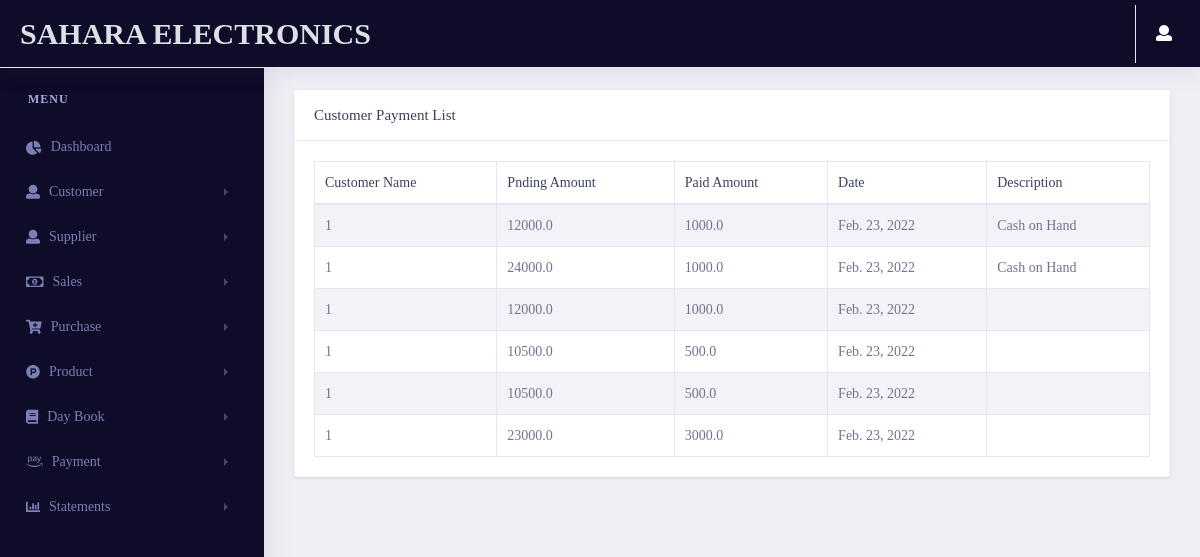
The page /dashboard/customer_payment_list/ (signed in) on the database as committed earlier.
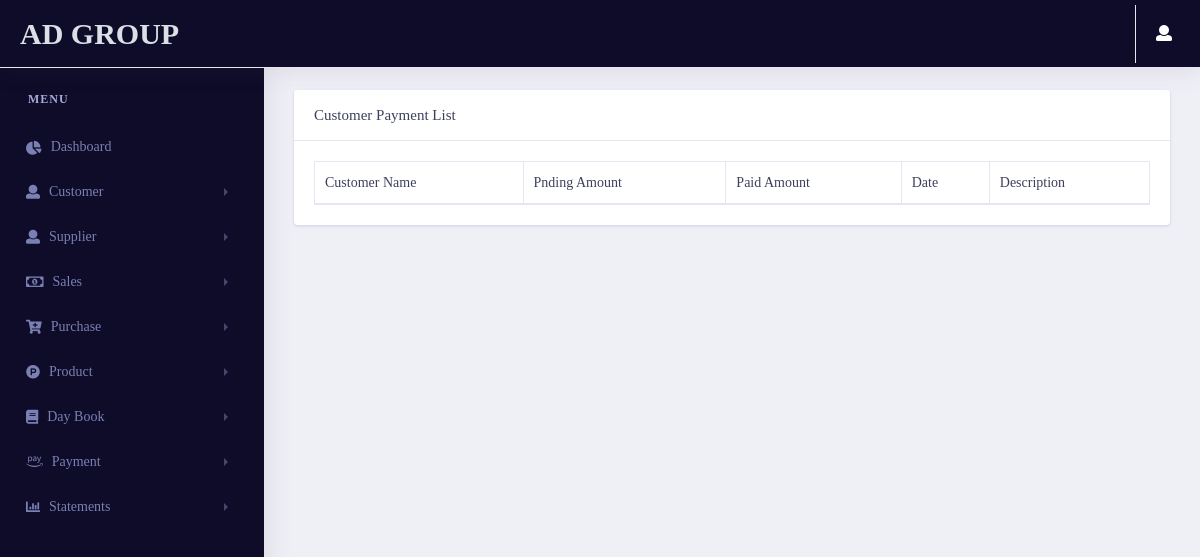
The same page on the database as committed later.
### pages/models.py (models this page shows, shortened)
class Profile(models.Model):
    user = models.OneToOneField(User,on_delete=models.CASCADE , related_name="profile")
    phone_no = models.CharField(max_length=20)
    company_name = models.CharField(max_length=50)
    Address = models.CharField(max_length=500)
    city = models.CharField(max_length=50)
    state = models.CharField(max_length=50)
    pincode = models.CharField(max_length=50)
    GSTNO = models.CharField(max_length=50)
    Bank_name = models.CharField(max_length=50)
    Bank_AC = models.CharField(max_length=50)
    IFSC_Code = models.CharField(max_length=50)
    Branch_name = models.CharField(max_length=50)
    id = models.UUIDField(default=uuid.uuid4 , unique=True , primary_key=True , editable=False)
    class Meta:
        indexes = [models.Index(fields=['user' , 'id'])]

### dashboard/models.py (models this page shows, shortened)
class customerpay_estimate(models.Model):
    customer_name = models.ForeignKey(Customer_estimate , on_delete=models.CASCADE)
    pending_amount = models.FloatField()
    paid_amount = models.FloatField()
    round_off = models.FloatField()
    date = models.DateField(auto_now_add=True)
    Description = models.CharField(max_length=100,blank=True,null=True,default="Cash on Hand")
    id = models.UUIDField(default=uuid.uuid4 , unique=True , primary_key=True , editable=False)
    class Meta:
        indexes = [models.Index(fields=['customer_name' , 'id'])]

class Customer_estimate(models.Model):
    customerid = models.IntegerField()
    fullname = models.CharField(max_length=50)
    contactno = models.CharField(max_length=50)
    city = models.CharField(max_length=50)
    state = models.CharField(max_length=50)
    landmark = models.CharField(max_length=50)
    id = models.UUIDField(default=uuid.uuid4 , unique=True , primary_key=True , editable=False)
    def __str__(self):
        return self.fullname
    class Meta:
        indexes = [models.Index(fields = ['customerid' , 'id' , 'fullname'])]

### dashboard/views.py (the view)
# urls.py: path('customer_payment_list/',views.customer_payment_list,name="customer_payment_list"),
@login_required(login_url='login')
def customer_payment_list(request):
    Estimate_group = Group.objects.get(name='Estimate')
    GST_group = Group.objects.get(name='GST')
    user = User.objects.get(username=request.user.username)
    try:
        if user.is_authenticated:
            if Estimate_group in user.groups.all():
                customer_payment = customerpay_estimate.objects.all()
            else:
                customer_payment = customerpay_gst.objects.all()
            context = {
                'customer_payment':customer_payment
            }
            return render(request, 'dashboard/customerpaymentlist.html',context)
        else:
            return redirect('login')
    except:
        return redirect('error404')

### pages/templatetags/user_auth.py (called while the page is built)
@register.filter(name='has_group')
def has_group(user, group_name):
    group = Group.objects.get(name=group_name)
    return True if group in user.groups.all() else False

### dashboard/templates/dashboard/customerpaymentlist.html (shortened to what this page needs)
{% extends 'pages/base.html' %}
{% load user_auth %}
{% load static %}
{% block content %}
<link rel="stylesheet" href="{% static 'vendor/bootstrap/css/bootstrap.min.css' %}">
<link href="{% static 'vendor/fonts/circular-std/style.css' %}" rel="stylesheet">
<link rel="stylesheet" href="{% static 'libs/css/style.css' %}">
<link rel="stylesheet" href="{% static 'vendor/fonts/fontawesome/css/fontawesome-all.css' %}">
<link rel="stylesheet" type="text/css" href="{% static 'vendor/datatables/css/dataTables.bootstrap4.css' %}">
{% if request.user|has_group:"Estimate" %}
<div class="row">
    <div class="col-xl-12 col-lg-12 col-md-12 col-sm-12 col-12">
        <div class="card">
            <h5 class="card-header">Customer Payment List</h5>
            <div class="card-body">
                <div class="table-responsive">
                    <table class="table table-striped table-bordered first" id="example">
                        <thead>
                        <tr>
                            <th>Customer Name</th>
                            <th>Pnding Amount</th>
                            <th>Paid Amount</th>
                            <th>Date</th>
                            <th>Description</th>
                        </tr>
                        </thead>
                        <tbody>
                        {% for i in customer_payment %}
                        <tr>
                            <td>{{i.customer_name}}</td>
                            <td>{{i.pending_amount}}</td>
                            <td>{{i.paid_amount}}</td>
                            <td>{{i.date}}</td>
                            <td>{{i.Description}}</td>
                        </tr>
                        {% endfor %}
                        </tbody>
                    </table>
                </div>
            </div>
        </div>
    </div>
</div>
{% endif %}
{% endblock content %}

### pages/templates/pages/base.html (shortened to what the changed rows need)
{% load static %}
{% load user_auth %}
<!doctype html>
<html lang="en">
<head>
    <link rel="stylesheet" href="{% static 'vendor/bootstrap/css/bootstrap.min.css' %}">
    <link href="{% static 'vendor/fonts/circular-std/style.css' %}" rel="stylesheet">
    <link rel="stylesheet" href="{% static 'libs/css/style.css' %}">
    <link rel="stylesheet" href="{% static 'vendor/fonts/fontawesome/css/fontawesome-all.css' %}">
    <link rel="stylesheet" href="{% static 'vendor/fonts/material-design-iconic-font/css/materialdesignicons.min.css' %}">
    <link rel="stylesheet" href="{% static 'vendor/fonts/flag-icon-css/flag-icon.min.css' %}">
    <link href="{% static 'Select2/css/select2.min.css' %}" rel="stylesheet" type="text/css">
</head>
<body>
    <div class="dashboard-main-wrapper">
          <div class="dashboard-header">
            <nav class="navbar navbar-expand-lg sidebar-dark fixed-top" >
                <a class="navbar-brand text-light" href="{% url 'dashboard' %}">{{request.user.profile.company_name}}</a>
                <div class="collapse navbar-collapse " id="navbarSupportedContent">
                    <ul class="navbar-nav ml-auto navbar-right-top">
                    </ul>
                </div>
            </nav>
        </div>
        <div class="dashboard-wrapper">
            <div class="dashboard-ecommerce">
                <div class="container-fluid dashboard-content ">
                    <div class="ecommerce-widget">
                    {% block content %}
                    {% endblock content %}
                    </div>
                </div>
            </div>
        </div>
    </div>
</body>
</html>

Rows that differ between the two databases and show on the page:
removed customerpay_estimate: customer_name "1", pending_amount "12000.0", paid_amount "1000.0", date "Feb. 23, 2022", Description "Cash on Hand"
removed customerpay_estimate: customer_name "1", pending_amount "24000.0", paid_amount "1000.0", date "Feb. 23, 2022", Description "Cash on Hand"
removed customerpay_estimate: customer_name "1", pending_amount "12000.0", paid_amount "1000.0", date "Feb. 23, 2022"
removed customerpay_estimate: customer_name "1", pending_amount "10500.0", paid_amount "500.0", date "Feb. 23, 2022"
removed customerpay_estimate: customer_name "1", pending_amount "10500.0", paid_amount "500.0", date "Feb. 23, 2022"
removed customerpay_estimate: customer_name "1", pending_amount "23000.0", paid_amount "3000.0", date "Feb. 23, 2022"
Other text that changed with them:
{{ request.user.profile.company_name }}: "SAHARA ELECTRONICS" → "AD GROUP"
